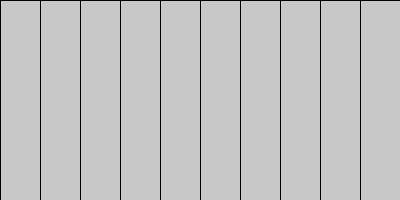
Frame 1 (no input)
Frame 60 (the mouse pressed at the canvas centre just before this capture): identical to frame 1, image omitted
Frame 120 (the mouse held since frame 60 and released just before this capture): identical to frame 1, image omitted

The Processing sketch that drew this single still picture (run headless with seeded random() and noise(); from frame 60 on, the mouse is pressed at the canvas centre):

// Processing sketch: ej11b_barrasConFor
// ── ej11b_barrasConFor.pde

//Estructuras repetitivas: CICLO FOR

int tamAncho;

void setup(){
  size( 400, 200 );
  
  tamAncho = width / 10;

}

void draw(){
  
  /* SINTAXIS CICLO FOR
  
  for(iniciador ; condición ; actualización){
    acciones;
  }
  
  */
  
  //ciclo for que se repite 10 veces: i = 0 hasta 9
  for( int i = 0 ; i < 10 ; i++ ){
    rect( i*tamAncho, 0, tamAncho, height );
  }
  
  //ciclo for que se repite 10 veces: x suma de a 40
  for( int x = 0 ; x < width ; x+=40 ){
    fill( 200 );
    rect( x , 0, tamAncho, height );
  }
  
  
  
  /*
  rect( 0, 0, tamAncho, height );
  rect( 40, 0, tamAncho, height );
  rect( 80, 0, tamAncho, height );
  rect( 120, 0, tamAncho, height );
  rect( 160, 0, tamAncho, height );
  rect( 200, 0, tamAncho, height );
  rect( 240, 0, tamAncho, height );
  rect( 280, 0, tamAncho, height );
  rect( 320, 0, tamAncho, height );
  rect( 360, 0, tamAncho, height );
  */
}
